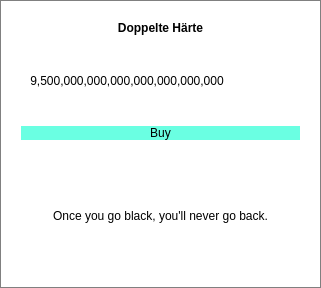
            <widget class="QFrame" name="upgradeFrameCoffee_1">
             <property name="enabled">
              <bool>true</bool>
             </property>
             <property name="minimumSize">
              <size>
               <width>208</width>
               <height>288</height>
              </size>
             </property>
             <property name="acceptDrops">
              <bool>true</bool>
             </property>
             <property name="toolTip">
              <string>Verdoppelt die Klick-Kraft</string>
             </property>
             <property name="styleSheet">
              <string notr="true">background: white;
border: 1px solid grey;</string>
             </property>
             <property name="frameShape">
              <enum>QFrame::StyledPanel</enum>
             </property>
             <property name="frameShadow">
              <enum>QFrame::Raised</enum>
             </property>
             <property name="lineWidth">
              <number>3</number>
             </property>
             <layout class="QVBoxLayout" name="verticalLayout_33">
              <item>
               <widget class="QFrame" name="frame_23">
                <property name="styleSheet">
                 <string notr="true">border: 0px;</string>
                </property>
                <property name="frameShape">
                 <enum>QFrame::StyledPanel</enum>
                </property>
                <property name="frameShadow">
                 <enum>QFrame::Raised</enum>
                </property>
                <layout class="QVBoxLayout" name="verticalLayout_6">
                 <item>
                  <widget class="QLabel" name="upgradeNameCoffee_1">
                   <property name="font">
                    <font>
                     <weight>75</weight>
                     <bold>true</bold>
                    </font>
                   </property>
                   <property name="text">
                    <string>Doppelte Härte</string>
                   </property>
                   <property name="alignment">
                    <set>Qt::AlignCenter</set>
                   </property>
                  </widget>
                 </item>
                 <item>
                  <widget class="QFrame" name="frame_6">
                   <property name="frameShape">
                    <enum>QFrame::StyledPanel</enum>
                   </property>
                   <property name="frameShadow">
                    <enum>QFrame::Raised</enum>
                   </property>
                   <layout class="QHBoxLayout" name="horizontalLayout_15">
                    <item>
                     <widget class="QLabel" name="upgradeCostCoffee_1">
                      <property name="text">
                       <string>9,500,000,000,000,000,000,000,000</string>
                      </property>
                      <property name="alignment">
                       <set>Qt::AlignCenter</set>
                      </property>
                     </widget>
                    </item>
                    <item>
                     <widget class="QLabel" name="upgradeImgCoffee_1">
                      <property name="minimumSize">
                       <size>
                        <width>61</width>
                        <height>61</height>
                       </size>
                      </property>
                      <property name="maximumSize">
                       <size>
                        <width>61</width>
                        <height>61</height>
                       </size>
                      </property>
                      <property name="text">
                       <string/>
                      </property>
                      <property name="pixmap">
                       <pixmap resource="resources.qrc">:/images/u_coffee_1.png</pixmap>
                      </property>
                      <property name="scaledContents">
                       <bool>true</bool>
                      </property>
                     </widget>
                    </item>
                   </layout>
                  </widget>
                 </item>
                 <item>
                  <widget class="QPushButton" name="buyUpgradeCoffee_1">
                   <property name="minimumSize">
                    <size>
                     <width>80</width>
                     <height>0</height>
                    </size>
                   </property>
                   <property name="styleSheet">
                    <string notr="true">background:rgb(106, 255, 226);
font: 19pt &quot;Century Gothic&quot;;</string>
                   </property>
                   <property name="text">
                    <string>Buy</string>
                   </property>
                   <property name="default">
                    <bool>false</bool>
                   </property>
                  </widget>
                 </item>
                </layout>
               </widget>
              </item>
              <item>
               <widget class="QLabel" name="upgradeTextCoffee_1">
                <property name="styleSheet">
                 <string notr="true">border: 0px;
</string>
                </property>
                <property name="text">
                 <string>Once you go black, you'll never go back.</string>
                </property>
                <property name="alignment">
                 <set>Qt::AlignCenter</set>
                </property>
               </widget>
              </item>
             </layout>
            </widget>
